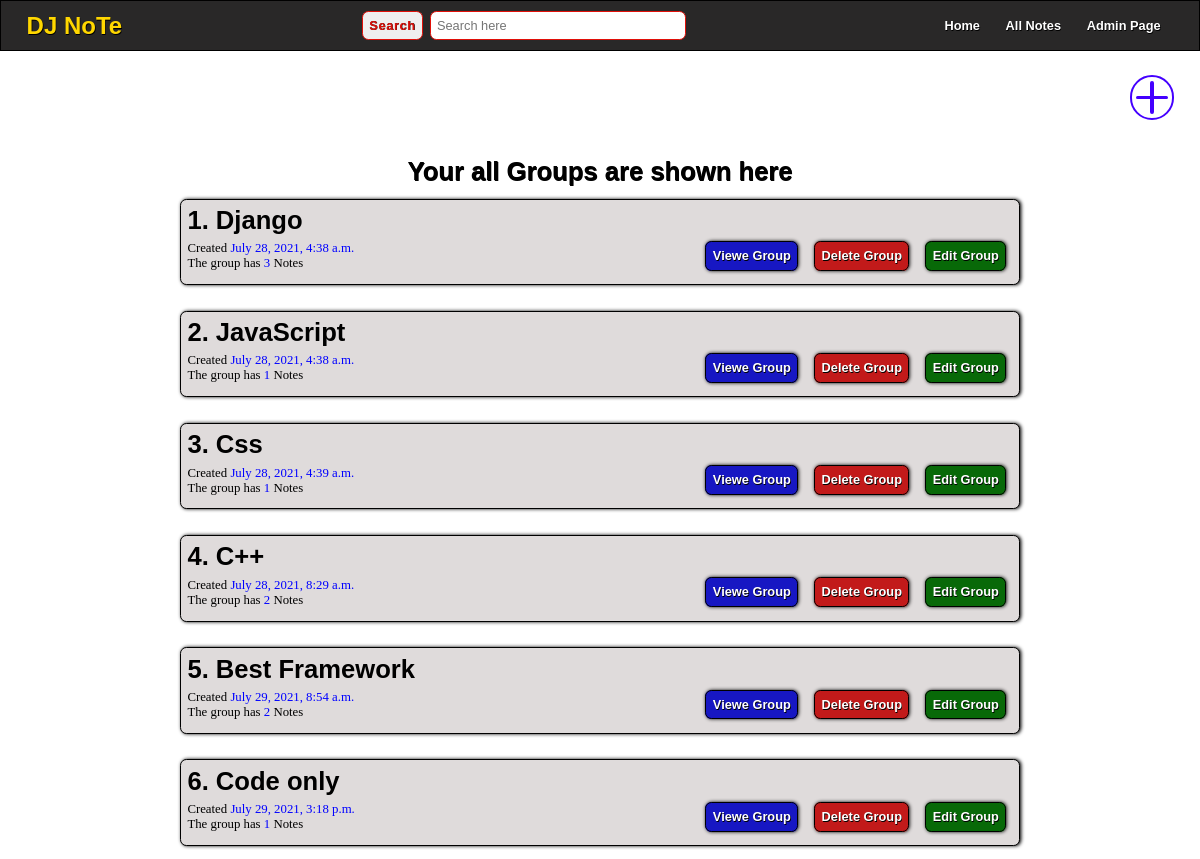
The page / on the database its author committed.
### home/models.py (models this page shows)
class Group(models.Model):
    name = models.CharField(max_length=100)
    time = models.DateTimeField(default=now)

class Note(models.Model):
    group = models.ForeignKey(Group, on_delete=models.CASCADE)
    title = models.CharField(max_length=300)
    desc = models.TextField()
    time = models.DateTimeField(default=now)

### home/views.py (the view)
# urls.py: 2. Add a URL to urlpatterns:  path('', views.home, name='home')
def home(req):
    groups = Group.objects.all()
    if req.method == 'POST':
        name = req.POST['name']
        newGroup = Group(name = name)
        newGroup.save()
        messages.success(req, "Your Group has been created")
    return render(req, 'home.html' , {'groups':groups, })

### templates/home.html (shortened to what this page needs)
{% extends 'main.html' %}
{% load static %}
{% block link %}
    <link rel="stylesheet" href="{% static 'Style/home.css' %}">
    <link rel="stylesheet" href="{% static 'Style/homeGroup.css' %}">
{% endblock link %}
{% block body %}
    <div class="createGroup">
        <div class="createGroupIcon">
            <div class="round"></div>
        </div>
    </div>
    <section class="allGroup">
        <h1 class='allGroup_message'>Your all Groups are shown here</h1>
        {% for i in groups %}
            <div class='group'>
                <h3 class='title'>{{ forloop.counter }}. {{i.name}}</h3>
                <div class="other">
                    <div class='info'>
                        <p class='time'>Created <span>{{i.time}}</span></p>
                        <p class='noteLenght'>The group has <span>{{i.note_set.all|length}}</span> Notes</p>
                    </div>
                    <div class="links">
                        <a href="{% url 'group' i.id %}"           class='view_note'>Viewe Group</a>
                        <a href="{% url 'deleteGroup' i.id %}" class='delete'>Delete Group</a>
                        <a href="{% url 'group' i.id %}" class='edit'>Edit Group</a>
                    </div>
                </div>
            </div>
        {% endfor %}
    </section>
{% endblock body %}

### static/Style/main.css (style rules this page uses)
:root { --root-color:rgb(224, 16, 9); }
* { margin: 0; padding: 0; box-sizing: border-box; }
html { font-size: 62.5%; }
body { position: relative; width: 100vw; height: 100vh; }
@media only screen and (max-width: 2000px) { html { font-size: 70%; } }
@media only screen and (max-width: 1800px) { html { font-size: 65%; } }
@media only screen and (max-width: 1600px) { html { font-size: 50%; } }
@media only screen and (max-width: 1200px) { html { font-size: 40%; } }

### static/Style/home.css (style rules this page uses)
.createGroup { position: relative; margin: 2rem 0; margin-left: auto; width: auto; display: flex; flex-direction: row; align-items: center; padding: 0 4rem; }
.createGroup .createGroupIcon { margin-left: auto; position: relative; transition: transform 0.3s; }
.createGroup .createGroupIcon .round { --round-icon-color:rgb(68, 0, 255); --round-widht-height:7rem; position: relative; width: var(--round-widht-height); height: var(--round-widht-height); border-radius: 50%; display: flex; justify-content: center; align-items: center; border: 0.4rem solid var(--round-icon-color); margin-left: auto; }
.createGroup .createGroupIcon .round::before, .round::after { position: absolute; content: ''; background-color: var(--round-icon-color); border-radius: 1rem; }
.createGroup .createGroupIcon .round::before { width: 80%; height: 0.5rem; }
.createGroup .createGroupIcon .round::after { width: 0.5rem; height: 80%; }

### static/Style/homeGroup.css (style rules this page uses)
:root { --root-color:rgb(224, 16, 9); }
.allGroup { position: relative; width: 100vw; margin: 4rem 0; display: flex; flex-direction: column; align-items: center; }
.allGroup .allGroup_message { font-size: 4rem; font-weight: bold; font-family: sans-serif; color: black; text-shadow: 0.1rem 0.1rem 0.1rem black; }
.allGroup .group { position: relative; margin: 2rem 0; border: 0.2rem solid black; width: 70%; padding: 1rem; border-radius: 1rem; background-color: #dfdbdb; box-shadow: 0.2rem 0 0.6rem black; }
.allGroup .group .title { font-size: 4rem; font-family: sans-serif; }
.allGroup .group .other { margin: 1rem 0; display: flex; flex-direction: row; justify-content: space-between; align-items: center; font-size: 2rem; }
.allGroup .group .other .time { display: inline-block; }
.allGroup .group .other .info span { color: blue; }
.allGroup .group .other a { padding: 1rem; color: white; border-radius: 1rem; border: 0.1rem solid black; text-decoration: none; font-family: sans-serif; font-weight: bold; text-shadow: 0.1rem 0.05rem 0.1rem black; margin: 0 1rem; box-shadow: 0.1rem 0 0.6rem black; }
.allGroup .group .other .links a.view_note { background-color: rgb(23, 23, 195); }
.allGroup .group .other .links a.delete { background-color: rgb(194, 26, 26); }
.allGroup .group .other .links a.edit { background-color: rgb(8, 105, 8); }

### rows shown on the page
Group: name "Django", time "July 28, 2021, 4:38 a.m.", note_set.all|length "3"
Group: name "JavaScript", time "July 28, 2021, 4:38 a.m.", note_set.all|length "1"
Group: name "Css", time "July 28, 2021, 4:39 a.m.", note_set.all|length "1"
Group: name "C++", time "July 28, 2021, 8:29 a.m.", note_set.all|length "2"
Group: name "Best Framework", time "July 29, 2021, 8:54 a.m.", note_set.all|length "2"
Group: name "Code only", time "July 29, 2021, 3:18 p.m.", note_set.all|length "1"
